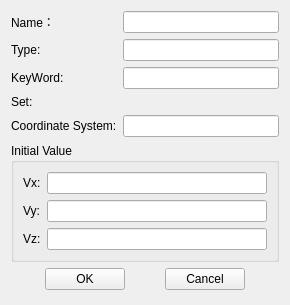
<?xml version="1.0" encoding="UTF-8"?>
<ui version="4.0">
 <class>GUIInitialFieldDialog</class>
 <widget class="QWidget" name="GUIInitialFieldDialog">
  <property name="geometry">
   <rect>
    <x>0</x>
    <y>0</y>
    <width>290</width>
    <height>305</height>
   </rect>
  </property>
  <property name="windowTitle">
   <string/>
  </property>
  <layout class="QFormLayout" name="formLayout">
   <item row="0" column="0">
    <widget class="QLabel" name="labelName">
     <property name="text">
      <string>Name：</string>
     </property>
    </widget>
   </item>
   <item row="0" column="1">
    <widget class="QLineEdit" name="lineEditName">
     <property name="minimumSize">
      <size>
       <width>120</width>
       <height>0</height>
      </size>
     </property>
    </widget>
   </item>
   <item row="1" column="0">
    <widget class="QLabel" name="labelType">
     <property name="text">
      <string>Type:</string>
     </property>
    </widget>
   </item>
   <item row="1" column="1">
    <widget class="QLineEdit" name="lineEditType">
     <property name="text">
      <string/>
     </property>
     <property name="readOnly">
      <bool>true</bool>
     </property>
    </widget>
   </item>
   <item row="2" column="0">
    <widget class="QLabel" name="labelKeyWord">
     <property name="text">
      <string>KeyWord:</string>
     </property>
    </widget>
   </item>
   <item row="2" column="1">
    <widget class="QLineEdit" name="lineEditKeyWord">
     <property name="text">
      <string/>
     </property>
     <property name="readOnly">
      <bool>true</bool>
     </property>
    </widget>
   </item>
   <item row="3" column="0">
    <widget class="QLabel" name="labelSet">
     <property name="text">
      <string>Set:</string>
     </property>
    </widget>
   </item>
   <item row="3" column="1">
    <widget class="GUI::NodeGroupWidget" name="widgetSet" native="true"/>
   </item>
   <item row="4" column="0">
    <widget class="QLabel" name="labelCoordinateSystemID">
     <property name="text">
      <string>Coordinate System:</string>
     </property>
    </widget>
   </item>
   <item row="4" column="1">
    <widget class="QLineEdit" name="lineEditCoordinateSystem"/>
   </item>
   <item row="5" column="0" colspan="2">
    <widget class="QGroupBox" name="groupBox">
     <property name="title">
      <string>Initial Value</string>
     </property>
     <layout class="QGridLayout" name="gridLayout">
      <item row="0" column="0">
       <widget class="QLabel" name="label_10">
        <property name="text">
         <string>Vx:</string>
        </property>
       </widget>
      </item>
      <item row="0" column="1">
       <widget class="QLineEdit" name="lineEditVX"/>
      </item>
      <item row="1" column="0">
       <widget class="QLabel" name="label_11">
        <property name="text">
         <string>Vy:</string>
        </property>
       </widget>
      </item>
      <item row="1" column="1">
       <widget class="QLineEdit" name="lineEditVY"/>
      </item>
      <item row="2" column="0">
       <widget class="QLabel" name="label_12">
        <property name="text">
         <string>Vz:</string>
        </property>
       </widget>
      </item>
      <item row="2" column="1">
       <widget class="QLineEdit" name="lineEditVZ"/>
      </item>
     </layout>
    </widget>
   </item>
   <item row="6" column="0" colspan="2">
    <layout class="QHBoxLayout" name="horizontalLayout_2">
     <item>
      <spacer name="horizontalSpacer">
       <property name="orientation">
        <enum>Qt::Horizontal</enum>
       </property>
       <property name="sizeHint" stdset="0">
        <size>
         <width>40</width>
         <height>20</height>
        </size>
       </property>
      </spacer>
     </item>
     <item>
      <widget class="QPushButton" name="pushButtonOK">
       <property name="text">
        <string>OK</string>
       </property>
      </widget>
     </item>
     <item>
      <spacer name="horizontalSpacer_3">
       <property name="orientation">
        <enum>Qt::Horizontal</enum>
       </property>
       <property name="sizeHint" stdset="0">
        <size>
         <width>40</width>
         <height>20</height>
        </size>
       </property>
      </spacer>
     </item>
     <item>
      <widget class="QPushButton" name="pushButtonCancel">
       <property name="text">
        <string>Cancel</string>
       </property>
      </widget>
     </item>
     <item>
      <spacer name="horizontalSpacer_2">
       <property name="orientation">
        <enum>Qt::Horizontal</enum>
       </property>
       <property name="sizeHint" stdset="0">
        <size>
         <width>40</width>
         <height>20</height>
        </size>
       </property>
      </spacer>
     </item>
    </layout>
   </item>
  </layout>
 </widget>
 <customwidgets>
  <customwidget>
   <class>GUI::NodeGroupWidget</class>
   <extends>QWidget</extends>
   <header>GUIDialog/GUIAnalysisDialog/NodeGroupWidget.h</header>
   <container>1</container>
  </customwidget>
 </customwidgets>
 <resources/>
 <connections/>
</ui>
